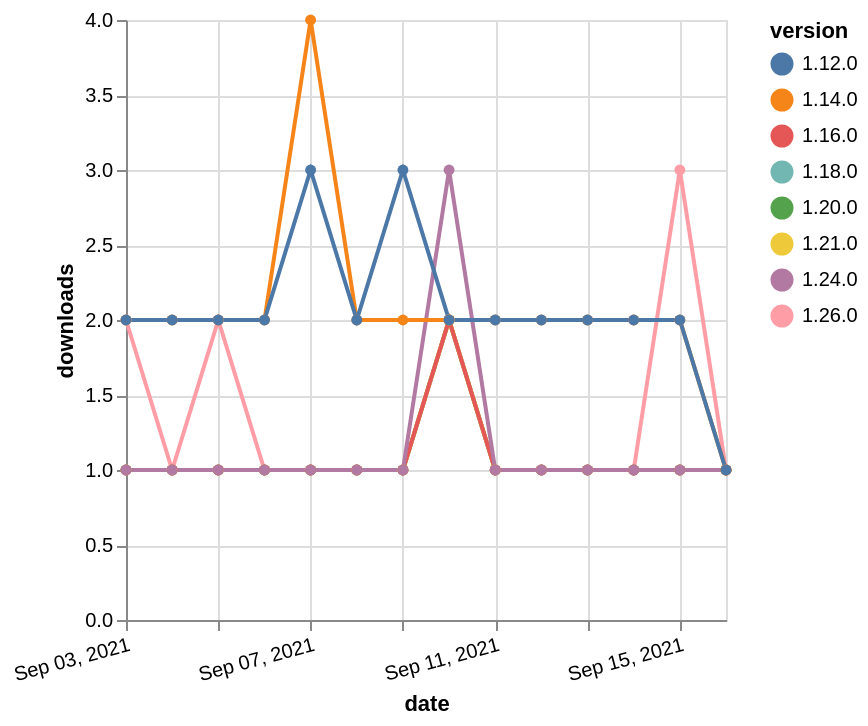

Write the Vega-Lite specification saved for this chart.
### Vega-Lite specification from a JSON file in a GitHub repository (floating-point values rounded to 4 significant figures)
{"$schema": "https://vega.github.io/schema/vega-lite/v5.json", "description": "A simple bar chart with embedded data.", "data": {"values": [{"date": "2021-09-03", "total": 190, "delta": 1, "version": "1.18.0"}, {"date": "2021-09-04", "total": 191, "delta": 1, "version": "1.18.0"}, {"date": "2021-09-05", "total": 192, "delta": 1, "version": "1.18.0"}, {"date": "2021-09-06", "total": 193, "delta": 1, "version": "1.18.0"}, {"date": "2021-09-07", "total": 194, "delta": 1, "version": "1.18.0"}, {"date": "2021-09-08", "total": 195, "delta": 1, "version": "1.18.0"}, {"date": "2021-09-09", "total": 196, "delta": 1, "version": "1.18.0"}, {"date": "2021-09-10", "total": 198, "delta": 2, "version": "1.18.0"}, {"date": "2021-09-11", "total": 199, "delta": 1, "version": "1.18.0"}, {"date": "2021-09-12", "total": 200, "delta": 1, "version": "1.18.0"}, {"date": "2021-09-13", "total": 201, "delta": 1, "version": "1.18.0"}, {"date": "2021-09-14", "total": 202, "delta": 1, "version": "1.18.0"}, {"date": "2021-09-15", "total": 203, "delta": 1, "version": "1.18.0"}, {"date": "2021-09-16", "total": 204, "delta": 1, "version": "1.18.0"}, {"date": "2021-09-03", "total": 121, "delta": 2, "version": "1.26.0"}, {"date": "2021-09-04", "total": 122, "delta": 1, "version": "1.26.0"}, {"date": "2021-09-05", "total": 124, "delta": 2, "version": "1.26.0"}, {"date": "2021-09-06", "total": 125, "delta": 1, "version": "1.26.0"}, {"date": "2021-09-07", "total": 126, "delta": 1, "version": "1.26.0"}, {"date": "2021-09-08", "total": 127, "delta": 1, "version": "1.26.0"}, {"date": "2021-09-09", "total": 128, "delta": 1, "version": "1.26.0"}, {"date": "2021-09-10", "total": 130, "delta": 2, "version": "1.26.0"}, {"date": "2021-09-11", "total": 131, "delta": 1, "version": "1.26.0"}, {"date": "2021-09-12", "total": 132, "delta": 1, "version": "1.26.0"}, {"date": "2021-09-13", "total": 133, "delta": 1, "version": "1.26.0"}, {"date": "2021-09-14", "total": 134, "delta": 1, "version": "1.26.0"}, {"date": "2021-09-15", "total": 137, "delta": 3, "version": "1.26.0"}, {"date": "2021-09-16", "total": 138, "delta": 1, "version": "1.26.0"}, {"date": "2021-09-03", "total": 175, "delta": 1, "version": "1.20.0"}, {"date": "2021-09-04", "total": 176, "delta": 1, "version": "1.20.0"}, {"date": "2021-09-05", "total": 177, "delta": 1, "version": "1.20.0"}, {"date": "2021-09-06", "total": 178, "delta": 1, "version": "1.20.0"}, {"date": "2021-09-07", "total": 179, "delta": 1, "version": "1.20.0"}, {"date": "2021-09-08", "total": 180, "delta": 1, "version": "1.20.0"}, {"date": "2021-09-09", "total": 181, "delta": 1, "version": "1.20.0"}, {"date": "2021-09-10", "total": 183, "delta": 2, "version": "1.20.0"}, {"date": "2021-09-11", "total": 184, "delta": 1, "version": "1.20.0"}, {"date": "2021-09-12", "total": 185, "delta": 1, "version": "1.20.0"}, {"date": "2021-09-13", "total": 186, "delta": 1, "version": "1.20.0"}, {"date": "2021-09-14", "total": 187, "delta": 1, "version": "1.20.0"}, {"date": "2021-09-15", "total": 188, "delta": 1, "version": "1.20.0"}, {"date": "2021-09-16", "total": 189, "delta": 1, "version": "1.20.0"}, {"date": "2021-09-03", "total": 158, "delta": 1, "version": "1.21.0"}, {"date": "2021-09-04", "total": 159, "delta": 1, "version": "1.21.0"}, {"date": "2021-09-05", "total": 160, "delta": 1, "version": "1.21.0"}, {"date": "2021-09-06", "total": 161, "delta": 1, "version": "1.21.0"}, {"date": "2021-09-07", "total": 162, "delta": 1, "version": "1.21.0"}, {"date": "2021-09-08", "total": 163, "delta": 1, "version": "1.21.0"}, {"date": "2021-09-09", "total": 164, "delta": 1, "version": "1.21.0"}, {"date": "2021-09-10", "total": 166, "delta": 2, "version": "1.21.0"}, {"date": "2021-09-11", "total": 167, "delta": 1, "version": "1.21.0"}, {"date": "2021-09-12", "total": 168, "delta": 1, "version": "1.21.0"}, {"date": "2021-09-13", "total": 169, "delta": 1, "version": "1.21.0"}, {"date": "2021-09-14", "total": 170, "delta": 1, "version": "1.21.0"}, {"date": "2021-09-15", "total": 171, "delta": 1, "version": "1.21.0"}, {"date": "2021-09-16", "total": 172, "delta": 1, "version": "1.21.0"}, {"date": "2021-09-03", "total": 237, "delta": 1, "version": "1.16.0"}, {"date": "2021-09-04", "total": 238, "delta": 1, "version": "1.16.0"}, {"date": "2021-09-05", "total": 239, "delta": 1, "version": "1.16.0"}, {"date": "2021-09-06", "total": 240, "delta": 1, "version": "1.16.0"}, {"date": "2021-09-07", "total": 241, "delta": 1, "version": "1.16.0"}, {"date": "2021-09-08", "total": 242, "delta": 1, "version": "1.16.0"}, {"date": "2021-09-09", "total": 243, "delta": 1, "version": "1.16.0"}, {"date": "2021-09-10", "total": 245, "delta": 2, "version": "1.16.0"}, {"date": "2021-09-11", "total": 246, "delta": 1, "version": "1.16.0"}, {"date": "2021-09-12", "total": 247, "delta": 1, "version": "1.16.0"}, {"date": "2021-09-13", "total": 248, "delta": 1, "version": "1.16.0"}, {"date": "2021-09-14", "total": 249, "delta": 1, "version": "1.16.0"}, {"date": "2021-09-15", "total": 250, "delta": 1, "version": "1.16.0"}, {"date": "2021-09-16", "total": 251, "delta": 1, "version": "1.16.0"}, {"date": "2021-09-03", "total": 182, "delta": 1, "version": "1.24.0"}, {"date": "2021-09-04", "total": 183, "delta": 1, "version": "1.24.0"}, {"date": "2021-09-05", "total": 184, "delta": 1, "version": "1.24.0"}, {"date": "2021-09-06", "total": 185, "delta": 1, "version": "1.24.0"}, {"date": "2021-09-07", "total": 186, "delta": 1, "version": "1.24.0"}, {"date": "2021-09-08", "total": 187, "delta": 1, "version": "1.24.0"}, {"date": "2021-09-09", "total": 188, "delta": 1, "version": "1.24.0"}, {"date": "2021-09-10", "total": 191, "delta": 3, "version": "1.24.0"}, {"date": "2021-09-11", "total": 192, "delta": 1, "version": "1.24.0"}, {"date": "2021-09-12", "total": 193, "delta": 1, "version": "1.24.0"}, {"date": "2021-09-13", "total": 194, "delta": 1, "version": "1.24.0"}, {"date": "2021-09-14", "total": 195, "delta": 1, "version": "1.24.0"}, {"date": "2021-09-15", "total": 196, "delta": 1, "version": "1.24.0"}, {"date": "2021-09-16", "total": 197, "delta": 1, "version": "1.24.0"}, {"date": "2021-09-03", "total": 2393, "delta": 2, "version": "1.14.0"}, {"date": "2021-09-04", "total": 2395, "delta": 2, "version": "1.14.0"}, {"date": "2021-09-05", "total": 2397, "delta": 2, "version": "1.14.0"}, {"date": "2021-09-06", "total": 2399, "delta": 2, "version": "1.14.0"}, {"date": "2021-09-07", "total": 2403, "delta": 4, "version": "1.14.0"}, {"date": "2021-09-08", "total": 2405, "delta": 2, "version": "1.14.0"}, {"date": "2021-09-09", "total": 2407, "delta": 2, "version": "1.14.0"}, {"date": "2021-09-10", "total": 2409, "delta": 2, "version": "1.14.0"}, {"date": "2021-09-11", "total": 2411, "delta": 2, "version": "1.14.0"}, {"date": "2021-09-12", "total": 2413, "delta": 2, "version": "1.14.0"}, {"date": "2021-09-13", "total": 2415, "delta": 2, "version": "1.14.0"}, {"date": "2021-09-14", "total": 2417, "delta": 2, "version": "1.14.0"}, {"date": "2021-09-15", "total": 2419, "delta": 2, "version": "1.14.0"}, {"date": "2021-09-16", "total": 2420, "delta": 1, "version": "1.14.0"}, {"date": "2021-09-03", "total": 2340, "delta": 2, "version": "1.12.0"}, {"date": "2021-09-04", "total": 2342, "delta": 2, "version": "1.12.0"}, {"date": "2021-09-05", "total": 2344, "delta": 2, "version": "1.12.0"}, {"date": "2021-09-06", "total": 2346, "delta": 2, "version": "1.12.0"}, {"date": "2021-09-07", "total": 2349, "delta": 3, "version": "1.12.0"}, {"date": "2021-09-08", "total": 2351, "delta": 2, "version": "1.12.0"}, {"date": "2021-09-09", "total": 2354, "delta": 3, "version": "1.12.0"}, {"date": "2021-09-10", "total": 2356, "delta": 2, "version": "1.12.0"}, {"date": "2021-09-11", "total": 2358, "delta": 2, "version": "1.12.0"}, {"date": "2021-09-12", "total": 2360, "delta": 2, "version": "1.12.0"}, {"date": "2021-09-13", "total": 2362, "delta": 2, "version": "1.12.0"}, {"date": "2021-09-14", "total": 2364, "delta": 2, "version": "1.12.0"}, {"date": "2021-09-15", "total": 2366, "delta": 2, "version": "1.12.0"}, {"date": "2021-09-16", "total": 2367, "delta": 1, "version": "1.12.0"}]}, "width": "container", "mark": {"type": "line", "point": {"filled": true}}, "encoding": {"x": {"field": "date", "type": "temporal", "timeUnit": "yearmonthdate", "title": "date", "axis": {"labelAngle": -15}}, "y": {"field": "delta", "type": "quantitative", "title": "downloads"}, "color": {"field": "version", "type": "nominal"}, "tooltip": {"field": "delta"}}}
